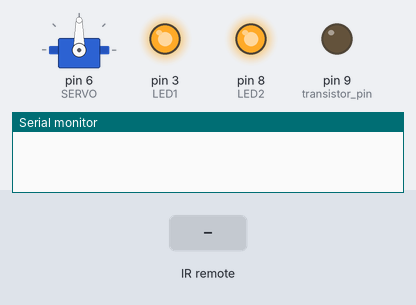
Simulated run of this sketch. Board: Arduino Uno, built with avr-gcc and run on an emulated ATmega328P. On the bench: servo, output pins drawn as LEDs (lit = HIGH), the last lines printed to the serial monitor. The test bench sets the inputs (shaded band).

Above: at 3.2 s.
3.3 s: infrared code 0xB946FF00 received
At 3.9 s:
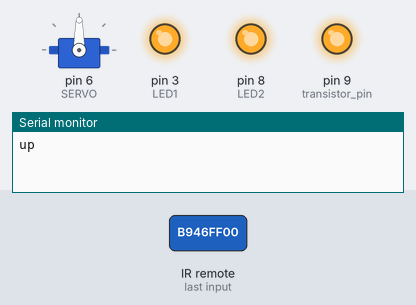
5.5 s: infrared code 0xF609FF00 received
At 5.8 s:
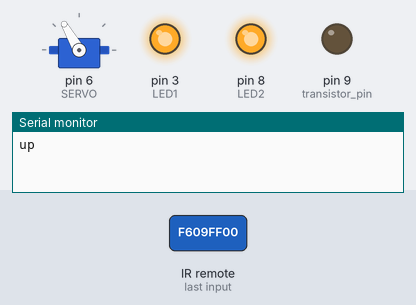
7.0 s: infrared code 0xB946FF00 received
At 7.6 s:
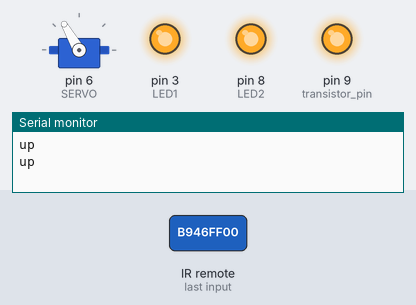
9.2 s: infrared code 0xF807FF00 received
At 9.8 s:
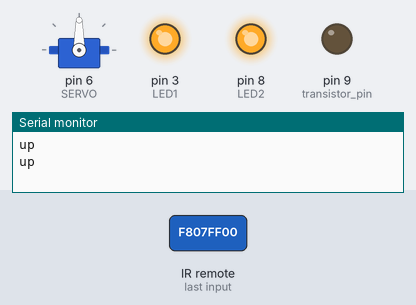
10.7 s: infrared code 0xF807FF00 received
At 11.0 s:
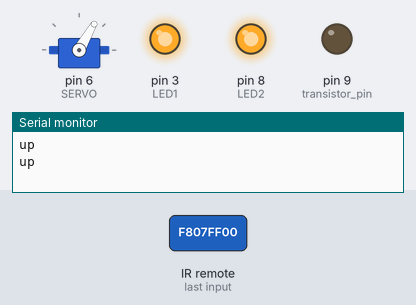
Timing chart, 0 to 13.2 s (numbered marks = the images above; inputs shaded):
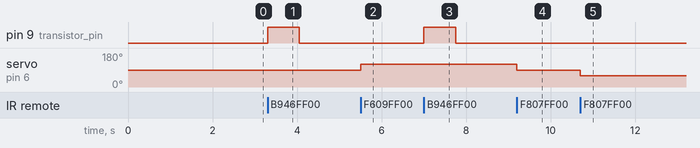

The sketch:

manual.ino
```cpp
#include "IRremote.h"
#include "Servo.h"

#define SERVO 6
#define LDR1 0
#define LDR2 1
#define LED1 3
#define LED2 8


int receiver = 12; // Signal Pin of IR receiver to Arduino Digital Pin
int servoAngle = 90;
Servo turnServo = Servo();
int leftReading = 0;
int rightReading = 0;
int blackThreshold = 600;
int timeStep = 0;
boolean turnFlag = false;
int zeroAngle = 90;
int turnAngle = 30;
boolean alreadyTurning = false;
boolean go = false;
int numberOfGates = 0;

// Turning radius 11.5 in or 2.7 seconds

void setup()
{
  Serial.begin(9600);

  pinMode(9, OUTPUT); //transistor pin
  IrReceiver.begin(receiver, ENABLE_LED_FEEDBACK); // Start the receiver

  pinMode(LED1, OUTPUT);
  digitalWrite(LED1, HIGH);
  pinMode(LED2, OUTPUT);
  digitalWrite(LED2, HIGH);

  turnServo.attach(SERVO);
  turnServo.write(servoAngle);
  digitalWrite(9, LOW);
  delay(2000);
}

void loop()
{
  if (IrReceiver.decode()) // have we received an IR signal?
  {
    if (IrReceiver.decodedIRData.decodedRawData == 3108437760) {  //vol+ button, uses raw value instead of hex
      Serial.println("up");
      digitalWrite(9, HIGH);
      delay(750);
      digitalWrite(9, LOW);
    }
    else if (IrReceiver.decodedIRData.decodedRawData == 3927310080) { //vol- button
      Serial.println("down");
      digitalWrite(9, LOW);
      go = false;

    }
    else if (IrReceiver.decodedIRData.decodedRawData == 3141861120) { //skip to start button
      Serial.println("left");
      zeroAngle -= 2;
      resetWheel();
    }
    else if (IrReceiver.decodedIRData.decodedRawData == 3158572800) { //skip to end button
      Serial.println("right");
      zeroAngle += 2;
      resetWheel();
    } else if (IrReceiver.decodedIRData.decodedRawData == 4127850240) {//up key
      turnWheel(1);
    } else if (IrReceiver.decodedIRData.decodedRawData == 4161273600) { // Down key
      turnWheel(-1);
    }  else if (IrReceiver.decodedIRData.decodedRawData == 0xAD52FF00) {
      numberOfGates == 0;
      alreadyTurning = false;
      turnFlag = false;
      timeStep = -100;
    }
    IrReceiver.resume();
  }

}

void resetWheel() {
  if (zeroAngle > 135)
    zeroAngle = 135;
  else if (zeroAngle < 45)
    zeroAngle = 45;

  servoAngle = zeroAngle;
  turnServo.write(servoAngle);
}
void turnWheel (int dir) {
  servoAngle += dir * turnAngle;

  if (servoAngle > zeroAngle + turnAngle)
    servoAngle = zeroAngle + turnAngle;
  else if (servoAngle < zeroAngle - turnAngle)
    servoAngle = zeroAngle - turnAngle;;

  turnServo.write(servoAngle);
  delay(50);
}
```

Measured:
- after the input at 3.3 s, pin 9 (transistor_pin): LOW → HIGH at once, → LOW 0.75 s later
- after the input at 5.5 s, servo on pin 6 (SERVO): 90° → 120° at once
- after the input at 7.0 s, pin 9 (transistor_pin): LOW → HIGH at once, → LOW 0.75 s later
- after the input at 9.2 s, servo on pin 6 (SERVO): 120° → 90° at once
- after the input at 10.7 s, servo on pin 6 (SERVO): 90° → 60° at once
